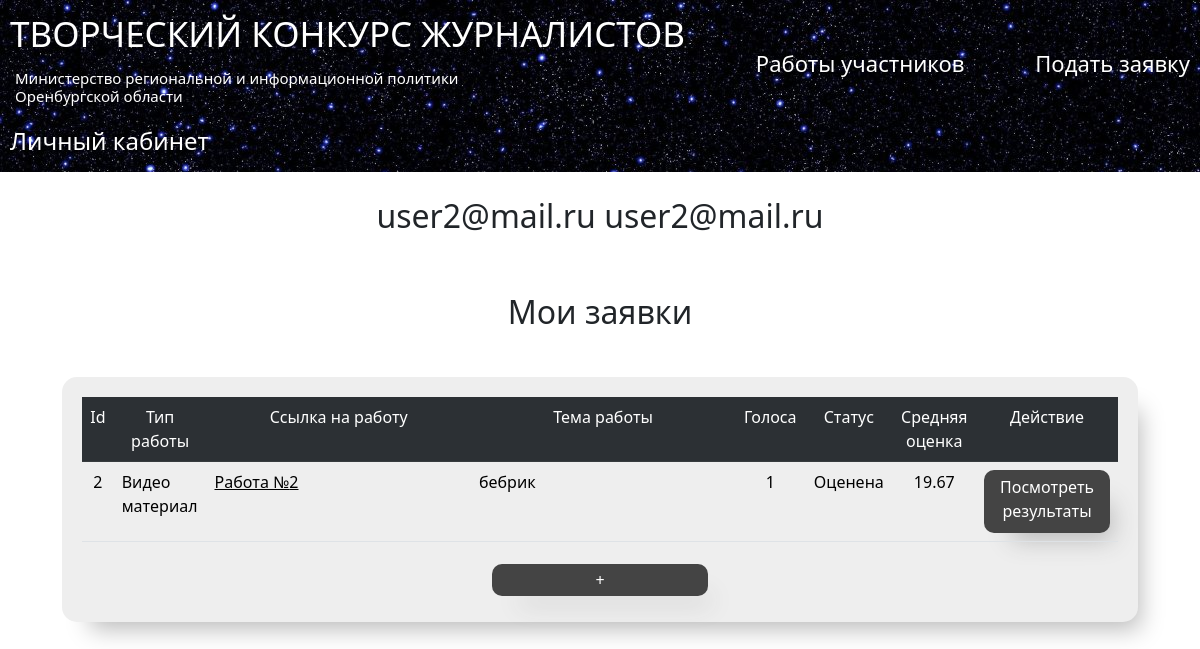
The app's page /cabinet (signed in) with its own data.
### data/users.py (models this page shows, shortened)
class User(SqlAlchemyBase, UserMixin, SerializerMixin):
    __tablename__ = 'users'
    id = sqlalchemy.Column(sqlalchemy.Integer,
                           primary_key=True, autoincrement=True)
    surname = sqlalchemy.Column(sqlalchemy.String, nullable=True)
    name = sqlalchemy.Column(sqlalchemy.String, nullable=True)
    position = sqlalchemy.Column(sqlalchemy.String, nullable=True)
    email = sqlalchemy.Column(sqlalchemy.String,
                              index=True, unique=True, nullable=True)
    password = sqlalchemy.Column(sqlalchemy.String, nullable=True)
    proposals = sqlalchemy.Column(sqlalchemy.String, nullable=True)
    @property
    def proposals_list(self):
        return json.loads(self.proposals)['proposals']

### data/proposals.py (models this page shows, shortened)
class Proposal(SqlAlchemyBase, UserMixin, SerializerMixin):
    __tablename__ = 'proposal'
    id = sqlalchemy.Column(sqlalchemy.Integer,
                           primary_key=True, autoincrement=True)
    type = sqlalchemy.Column(sqlalchemy.String, nullable=True)
    file = sqlalchemy.Column(sqlalchemy.String, nullable=True)
    evaluation = sqlalchemy.Column(sqlalchemy.String, nullable=True)
    lowering_criteria = sqlalchemy.Column(sqlalchemy.String, nullable=True)
    status = sqlalchemy.Column(sqlalchemy.String, nullable=True)
    likes = sqlalchemy.Column(sqlalchemy.Integer, nullable=True)
    user_data = sqlalchemy.Column(sqlalchemy.String, nullable=True)
    experts_rates = sqlalchemy.Column(sqlalchemy.String, nullable=True)
    @property
    def theme(self):
        return self.user_data_dict.get("theme")
    @property
    def evaluation_dict(self):
        return json.loads(self.evaluation)
    @property
    def user_data_dict(self):
        return json.loads(self.user_data)
    @property
    def experts_list(self):
        return json.loads(self.experts_rates)["expert_ids"]
    @property
    def lowering_criteria_dict(self):
        return json.loads(self.lowering_criteria)
    @property
    def rated_at_least_one(self):
        return len(self.experts_list) >= 1
    @property
    def average_score(self):
        sum = 0
        for score in self.merge_ratings:
            sum += score[3]
        return round(sum / len(self.merge_ratings),2)
    @property
    def merge_ratings(self):
        ratings = self.evaluation_dict["ratings"]
        lowering_ratings = self.lowering_criteria_dict["ratings"]
        merged_ratings = []
        for index in range(len(ratings)):
            merged_ratings.append((ratings[index],lowering_ratings[index],ratings[index]["expert"],
                                   sum(list(ratings[index].values())[:-1]) \
                                   - sum(list(lowering_ratings[index].values())[:-1])))
        return merged_ratings

### main.py (the view)
@app.route('/cabinet', methods=['GET', 'POST'])
@login_required
def cabinet():
    db_sess = db_session.create_session()
    my_proposals_ids = current_user.proposals_list
    my_proposals = []
    for proposal_id in my_proposals_ids:
        my_proposals.append(db_sess.query(Proposal).filter(Proposal.id == proposal_id).first())
    return render_template('cabinet.html',
                           stage=competition_stage,
                           proposals=my_proposals,
                           is_empty=len(my_proposals)==0)

### data/db_session.py (called while the page is built)
def create_session() -> Session:
    global __factory
    return __factory()

### main.py (called while the page is built)
@login_manager.user_loader
def load_user(user_id):  # find user in database
    db_sess = db_session.create_session()
    return db_sess.query(User).get(user_id)

### templates/cabinet.html (shortened to what this page needs)
{% extends "base.html" %}
{% block content %}
{% set TYPES  = {"text": "Текстовая работа", "video": "Видео материал"} %}
<h2 align="center" style = "padding: 25px">{{current_user.name}} {{current_user.surname}}</h2>
<h2 align="center" style = "padding: 25px">Мои заявки</h2>
{% if not is_empty%}
<div class="table_container panel_news">
     <table class="table table-striped table-hover">
        <tr class="my_row">
            <td class="table-dark" width="2%" bgcolor="#dddddd" align="center">Id</td>
            <td class="table-dark" width="5%" bgcolor="#dddddd" align="center">Тип работы</td>
            <td class="table-dark" width="25%" bgcolor="#dddddd" align="center">Ссылка на работу</td>
            <td class="table-dark" width="25%" bgcolor="#dddddd" align="center">Тема работы</td>
            <td class="table-dark" width="6%" bgcolor="#dddddd" align="center">Голоса</td>
            <td class="table-dark" width="6%" bgcolor="#dddddd" align="center">Статус</td>
            <td class="table-dark" width="6%" bgcolor="#dddddd" align="center">Средняя оценка</td>
            <td class="table-dark" width="8%" bgcolor="#dddddd" align="center">Действие</td>
        </tr>
        {% for proposal in proposals %}
                {%  set color = "#d0daed" %}
                {% set text_color = "#000" %}
        <tr class="my_row">
            <td class="ordinary" bgcolor ={{color}} align="center" style="color:{{text_color}}">{{ proposal.id }}</td>
            <td class="ordinary" bgcolor ={{color}} style="color:{{text_color}}">{{ TYPES[proposal.type] }}</td>
            <td><a class="anchor" href="{{proposal.file}}">Работа №{{ proposal.id }}</a></td>
            <td class="ordinary" bgcolor ={{color}} style="color:{{text_color}}">{{ proposal.theme }}</td>
            <td class="ordinary" bgcolor ={{color}} align="center" style="color:{{text_color}}">{{ proposal.likes }}</td>
            <td class="ordinary" bgcolor ={{color}} align="center" style="color:{{text_color}}">{{ STATUSES[proposal.status] }}</td>
            <td class="ordinary" bgcolor ={{color}} align="center" style="color:{{text_color}}">
                {% if proposal.rated_at_least_one%}
                <div>    {{proposal.average_score}}</div>
                {% else%}
                <div> Не оценена</div>
                {% endif %}
            </td>
            <td class="ordinary" bgcolor ={{color}} align="center" style="color:{{text_color}}">
                {% if proposal.rated_at_least_one%}
                <div class="btn_dark">       <a href="/proposals/view/{{ proposal.id }}" style = "text-decoration : none; color: #ffffff" >Посмотреть результаты</a>
                </div>
                {% else %}
                <div>   Еще не один эксперт не проверил работу
                </div>
                {% endif %}
            </td>
        </tr>
        {% endfor %}
    </table>
    <div align="center" style="padding: 10px 0px">
                    <a align="center" href="/add_proposal " class="btn_dark" style="padding: .5% 10%" >+</a>
                </div>
</div>
{% endif%}
{% endblock %}

### static/css/style.css (style rules this page uses)
html { font-size: 16px; }
.table-dark { text-align : center; background-color : #141414; }
.table_container { padding-top: 25px; }
.anchor { color: #000000; }
.btn_dark { box-shadow: 15px 20px 25px -13px #bababa; background-color: #141414; padding: 5px 15px 10px 15px; text-decoration : none; color: #ffffff; border-radius: 10px; background-color: #444444; }

### templates/cabinet.html (style rules this page uses)
.panel_news { background-color: #EEEEEE; box-shadow: 15px 20px 25px -13px #bababa; border: 1.5px; border-radius: 15px; padding:20px; margin:20px; }

### records on screen
User: name "user2@mail.ru", surname "user2@mail.ru"
Proposal: id "2", type "Видео материал", theme "бебрик", likes "1", status "Оценена", average_score "19.67"
